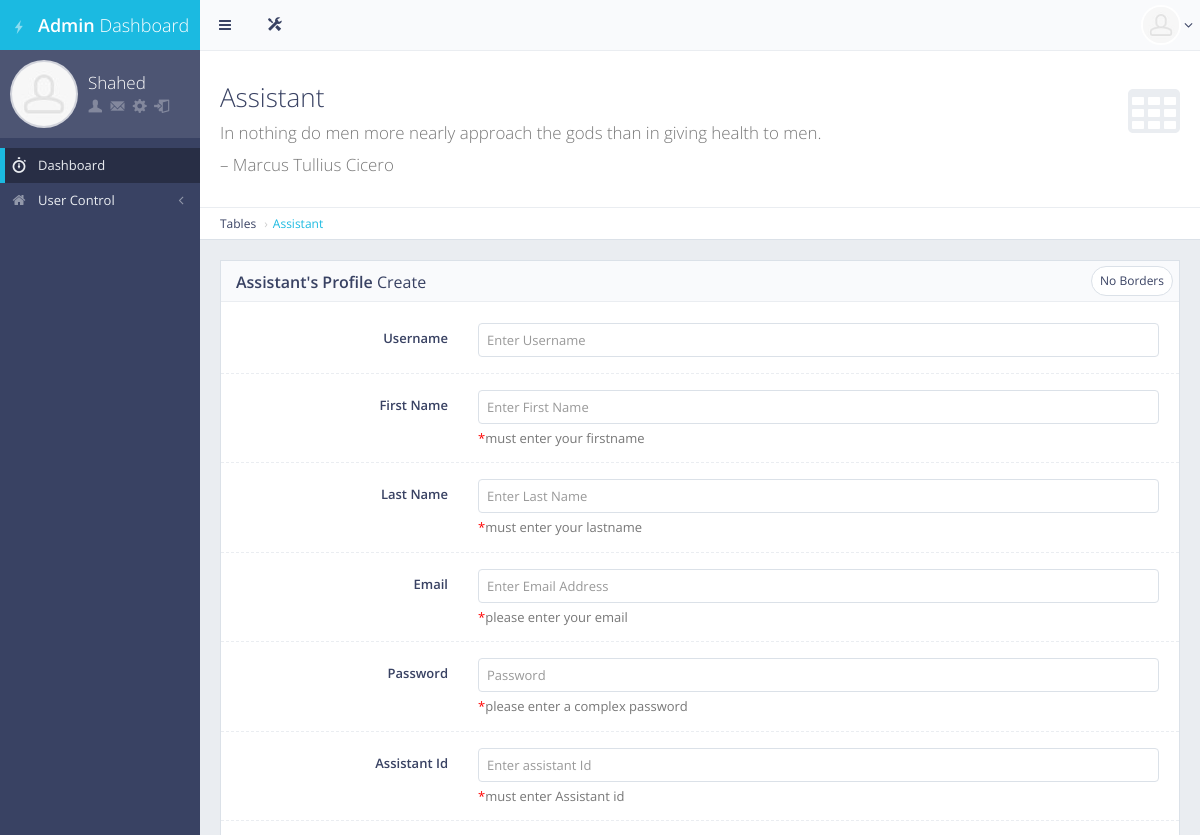
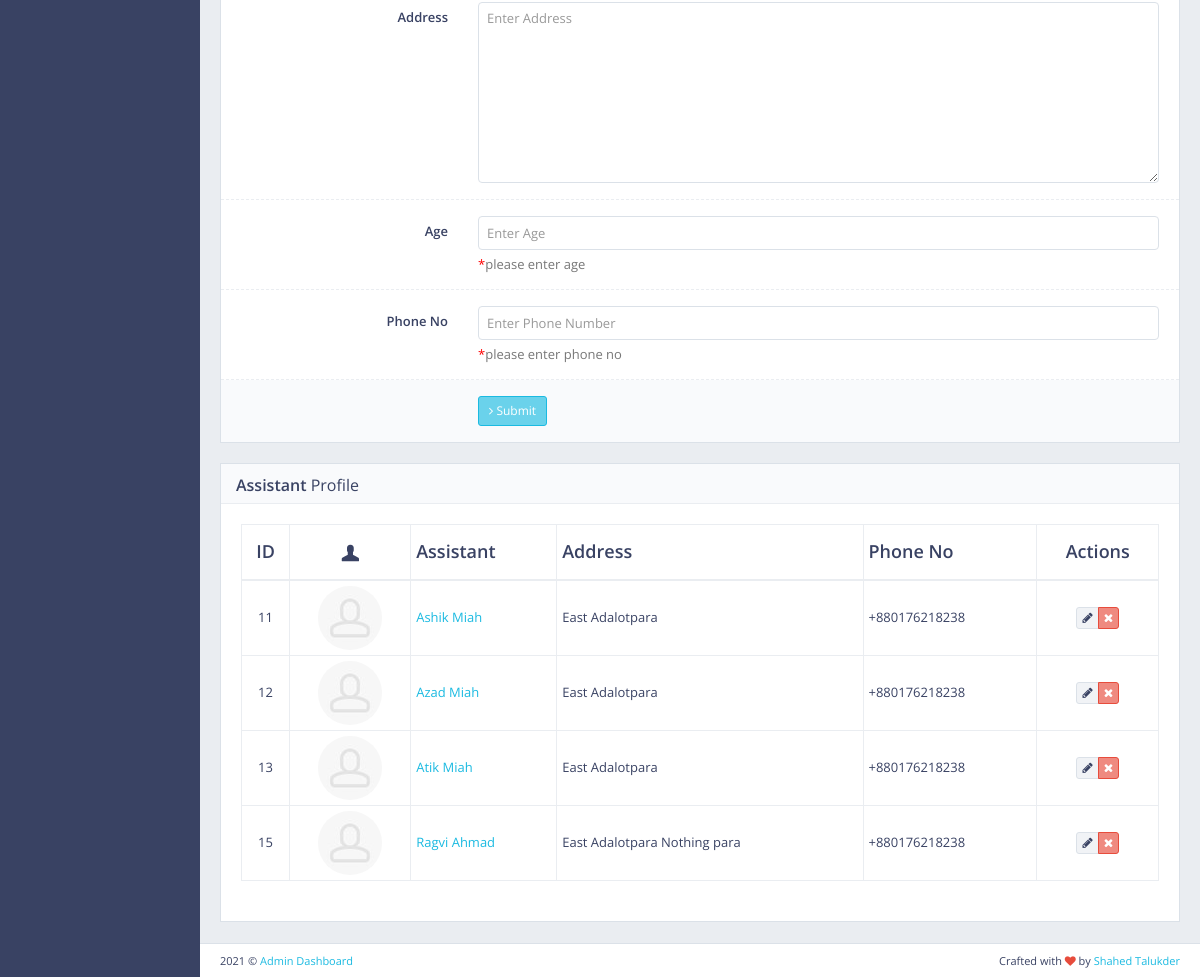
/crudAssistant/ (signed in), run on the app's committed database (2 pictures, top to bottom).
### main/models.py (models this page shows, shortened)
class User(AbstractUser):
    is_doctor = models.BooleanField(default=False)
    is_student = models.BooleanField(default=False)
    is_moderator = models.BooleanField(default=False)
    is_assistant = models.BooleanField(default=False)
    is_driver = models.BooleanField(default=False)

class Assistant(models.Model):
    assistant_id = models.CharField(max_length=120, blank=True, null=True, unique=True)
    user = models.OneToOneField(User, on_delete=models.CASCADE, primary_key=True, related_name="assistant")
    full_name = models.CharField(max_length=200, blank=True, null=True)
    address = models.CharField(max_length=200, blank=True, null=True)
    age = models.CharField(max_length=200, blank=True, null=True)
    phone_no = models.CharField(max_length=200, blank=True, null=True)
    class Meta:
        db_table = 'assistant_info'

### main/views.py (the view, shortened to what this page needs)
# urls.py: path('crudAssistant/', views.crudAssistant, name="crudAssistant"),
def crudAssistant(request):
    if request.user.is_authenticated and request.user.is_superuser:
        assis = Assistant.objects.all()
        context = {'title':"Manage Assistant", 'assistant':assis}
        return render(request, 'crud_assistant.html',context)
    else:
        return redirect('/')

### main/templates/crud_assistant.html (shortened to what this page needs)
{%extends 'base.html'%}
{%load static%}
{%block main_content%}
<div id="page-content">
    <div class="content-header">
        <div class="header-section">
            <h1>
                <i class="fa fa-table"></i>Assistant<br><small>In nothing do men more nearly approach the gods than in giving health to men.</small><br/><small>– Marcus Tullius Cicero</small>
            </h1>
        </div>
    </div>
    <ul class="breadcrumb breadcrumb-top">
        <li>Tables</li>
        <li><a href="">Assistant</a></li>
    </ul>
    <div class="row">
        <div class="col-md-12">
            <div class="block">
                <div class="block-title">
                    <div class="block-options pull-right">
                        <a href="javascript:void(0)" class="btn btn-alt btn-sm btn-default toggle-bordered enable-tooltip" data-toggle="button" title="" data-original-title="Toggles .form-bordered class">No Borders</a>
                    </div>
                    <h2><strong>Assistant's Profile</strong> Create</h2>
                </div>
                <form method="POST" class="form-horizontal form-bordered">
                    <div class="form-group">
                        <label class="col-md-3 control-label">Username</label>
                        <div class="col-md-9">
                            <input class="form-control" name="assistantUsername" id="username" placeholder="Enter Username" />
                        </div>
                    </div>
                    <div class="form-group">
                        <label class="col-md-3 control-label" for="example-text-input">First Name</label>
                        <div class="col-md-9">
                            <input type="text" id="firstname" name="assistantFirstname" class="form-control" placeholder="Enter First Name">
                            <span class="help-block"><span style="color:red">*</span>must enter your firstname</span>
                        </div>
                    </div>
                    <div class="form-group">
                        <label class="col-md-3 control-label" for="example-text-input">Last Name</label>
                        <div class="col-md-9">
                            <input type="text" id="lastname" name="assistantLastname" class="form-control" placeholder="Enter Last Name">
                            <span class="help-block"><span style="color:red">*</span>must enter your lastname</span>
                        </div>
                    </div>
                    <div class="form-group">
                        <label class="col-md-3 control-label" for="example-email-input">Email</label>
                        <div class="col-md-9">
                            <input type="email" id="email" name="assistantEmail" class="form-control" placeholder="Enter Email Address">
                            <span class="help-block"><span style="color:red">*</span>please enter your email</span>
                        </div>
                    </div>
                    <div class="form-group">
                        <label class="col-md-3 control-label" for="example-password-input">Password</label>
                        <div class="col-md-9">
                            <input type="password" id="password1" name="assistantPassword1" class="form-control" placeholder="Password">
                            <span class="help-block"><span style="color:red">*</span>please enter a complex password</span>
                        </div>
                    </div>
                    <div class="form-group">
                        <label class="col-md-3 control-label" for="example-text-input">Assistant Id</label>
                        <div class="col-md-9">
                            <input type="text" id="assistantId" name="assistantId" class="form-control" placeholder="Enter assistant Id">
                            <span class="help-block"><span style="color:red">*</span>must enter Assistant id</span>
                        </div>
                    </div>
                    <div class="form-group">
                        <label class="col-md-3 control-label" for="example-textarea-input">Address</label>
                        <div class="col-md-9">
                            <textarea id="address" name="assistantAddress" rows="9" class="form-control" placeholder="Enter Address"></textarea>
                        </div>
                    </div>
                    <div class="form-group">
                        <label class="col-md-3 control-label" for="example-email-input">Age</label>
                        <div class="col-md-9">
                            <input type="text" id="age" name="assistantAge" class="form-control" placeholder="Enter Age">
                            <span class="help-block"><span style="color:red">*</span>please enter age</span>
                        </div>
                    </div>
                    <div class="form-group">
                        <label class="col-md-3 control-label" for="example-email-input">Phone No</label>
                        <div class="col-md-9">
                            <input type="text" id="email" name="assistantPhoneno" class="form-control" placeholder="Enter Phone Number">
                            <span class="help-block"><span style="color:red">*</span>please enter phone no</span>
                        </div>
                    </div>
                    <div class="form-group form-actions">
                        <div class="col-md-9 col-md-offset-3">
                            <button type="submit" class="btn btn-sm btn-primary"><i class="fa fa-angle-right"></i> Submit</button>
                        </div>
                    </div>
                </form>
            </div>
        </div>
    </div>
    <div class="block full">
        <div class="block-title">
            <h2><strong>Assistant</strong> Profile</h2>
        </div>
        <div class="table-responsive">
            <table id="example-datatable" class="table table-vcenter table-condensed table-bordered">
                <thead>
                    <tr>
                        <th class="text-center">ID</th>
                        <th class="text-center"><i class="gi gi-user"></i></th>
                        <th>Assistant</th>
                        <th>Address</th>
                        <th>Phone No</th>
                        <th class="text-center">Actions</th>
                    </tr>
                </thead>
                <tbody>
                    {%for i in assistant%}
                    <tr>
                        <td class="text-center">{{i.user.id}}</td>
                        <td class="text-center"><img src="{%static 'front/'%}img/placeholders/avatars/avatar15.jpg" alt="avatar" class="img-circle"></td>
                        <td><a href="javascript:void(0)">{{i.full_name | title}}</a></td>
                        <td>{{i.address}}</td>
                        <td><span class="text-center"> {{i.phone_no}}</span></td>
                        <td class="text-center">
                            <div class="btn-group">
                                <a href="{% url 'edit_assistant' id=i.pk %}" data-toggle="tooltip" title="Edit" class="btn btn-xs btn-default"><i class="fa fa-pencil"></i></a>
                                <a href="{% url 'delete_assistant' id=i.pk %}" data-toggle="tooltip" title="Delete" class="btn btn-xs btn-danger"><i class="fa fa-times"></i></a>
                            </div>
                        </td>
                    </tr>
                    {%endfor%}
                </tbody>
            </table>
        </div>
    </div>
</div>
{%endblock main_content%}

### main/templates/base.html (shortened to what this page needs)
<!DOCTYPE html> {%load static%}
<html class="no-js" lang="en">
<head>
    <link rel="stylesheet" href="{% static 'front/' %}css/bootstrap.min.css">
    <link rel="stylesheet" href="{% static 'front/' %}css/plugins.css">
    <link rel="stylesheet" href="{% static 'front/' %}css/main.css">
    <link rel="stylesheet" href="{% static 'front/' %}css/themes.css">
</head>
<body>
    <div id="page-wrapper">
        <div id="page-container" class="sidebar-partial sidebar-visible-lg sidebar-no-animations">
            <div id="sidebar">
                <div id="sidebar-scroll">
                    <div class="sidebar-content">
                        <a href="{%url 'home'%}" class="sidebar-brand">
                            {%if user.is_superuser%}
                                <i class="gi gi-flash"></i><span class="sidebar-nav-mini-hide"><strong>Admin </strong>Dashboard</span>
                            {%elif user.is_doctor%}
                                <i class="gi gi-flash"></i><span class="sidebar-nav-mini-hide"><strong>Dr. </strong>Dashboard</span>
                            {%elif user.is_assistant%}
                                <i class="gi gi-flash"></i><span class="sidebar-nav-mini-hide"><strong>Assist. </strong>Dashboard</span>
                            {%elif user.is_moderator%}
                                <i class="gi gi-flash"></i><span class="sidebar-nav-mini-hide"><strong>Mod. </strong>Dashboard</span>
                            {%endif%}
                        </a>
                        <div class="sidebar-section sidebar-user clearfix sidebar-nav-mini-hide">
                            <div class="sidebar-user-avatar">
                                <a href="{%url 'user_profile'%}">
                                    <img src="{% static 'front/' %}img/placeholders/avatars/avatar2.jpg" alt="avatar">
                                </a>
                            </div>
                            <div class="sidebar-user-name">{{user.first_name | title}}</div>
                            <div class="sidebar-user-links">
                                <a href="{%url 'user_profile'%}" data-toggle="tooltip" data-placement="bottom" title="Profile"><i class="gi gi-user"></i></a>
                                <a href="{%url 'home'%}" data-toggle="tooltip" data-placement="bottom" title="Report"><i class="gi gi-envelope"></i></a>
                                <a href="{%url 'home'%}" class="enable-tooltip" data-placement="bottom" title="Edit Profile"><i class="gi gi-cogwheel"></i></a>
                                <a href="{%url 'mylogout'%}" data-toggle="tooltip" data-placement="bottom" title="Logout"><i class="gi gi-exit"></i></a>
                            </div>
                        </div>
                        <ul class="sidebar-nav">
                            <li>
                                <a href="{%url 'home'%}" class=" active"><i class="gi gi-stopwatch sidebar-nav-icon"></i><span class="sidebar-nav-mini-hide">Dashboard</span></a>
                            </li>
                            <li>
                                {%if user.is_superuser%}
                                <a href="#" class="sidebar-nav-menu"><i class="fa fa-angle-left sidebar-nav-indicator sidebar-nav-mini-hide"></i><i class="fa fa-home sidebar-nav-icon"></i><span class="sidebar-nav-mini-hide">User Control</span></a>
                                {%endif%}
                            </li>
                        </ul>
                    </div>
                </div>
            </div>
            <div id="main-container">
                <header class="navbar navbar-default">
                    <ul class="nav navbar-nav-custom">
                        <li>
                            <a href="javascript:void(0)" onclick="App.sidebar('toggle-sidebar');this.blur();">
                                <i class="fa fa-bars fa-fw"></i>
                            </a>
                        </li>
                        <li class="dropdown">
                            <a href="javascript:void(0)" class="dropdown-toggle" data-toggle="dropdown">
                                <i class="gi gi-settings"></i>
                            </a>
                        </li>
                    </ul>
                    <ul class="nav navbar-nav-custom pull-right">
                        <li class="dropdown">
                            <a href="javascript:void(0)" class="dropdown-toggle" data-toggle="dropdown">
                                <img src="{% static 'front/' %}img/placeholders/avatars/avatar2.jpg" alt="avatar"> <i class="fa fa-angle-down"></i>
                            </a>
                        </li>
                    </ul>
                </header>
                {%block main_content%}{%endblock main_content%}
                <footer class="clearfix">
                    <div class="pull-right">
                        Crafted with <i class="fa fa-heart text-danger"></i> by <a href="http://facebook.com/shahed.talukder32" target="_blank">Shahed Talukder</a>
                    </div>
                    <div class="pull-left">
                        <span><script>document.write(new Date().getFullYear())</script></span> &copy; <a href="#" target="_blank">Admin Dashboard</a>
                    </div>
                </footer>
            </div>
        </div>
    </div>
</body>
</html>

### data on the page
User: first_name "Shahed"
Assistant: user.id "11", full_name "Ashik Miah", address "East Adalotpara", phone_no "+880176218238"
Assistant: user.id "12", full_name "Azad Miah", address "East Adalotpara", phone_no "+880176218238"
Assistant: user.id "13", full_name "Atik Miah", address "East Adalotpara", phone_no "+880176218238"
Assistant: user.id "15", full_name "Ragvi Ahmad", address "East Adalotpara Nothing para", phone_no "+880176218238"
